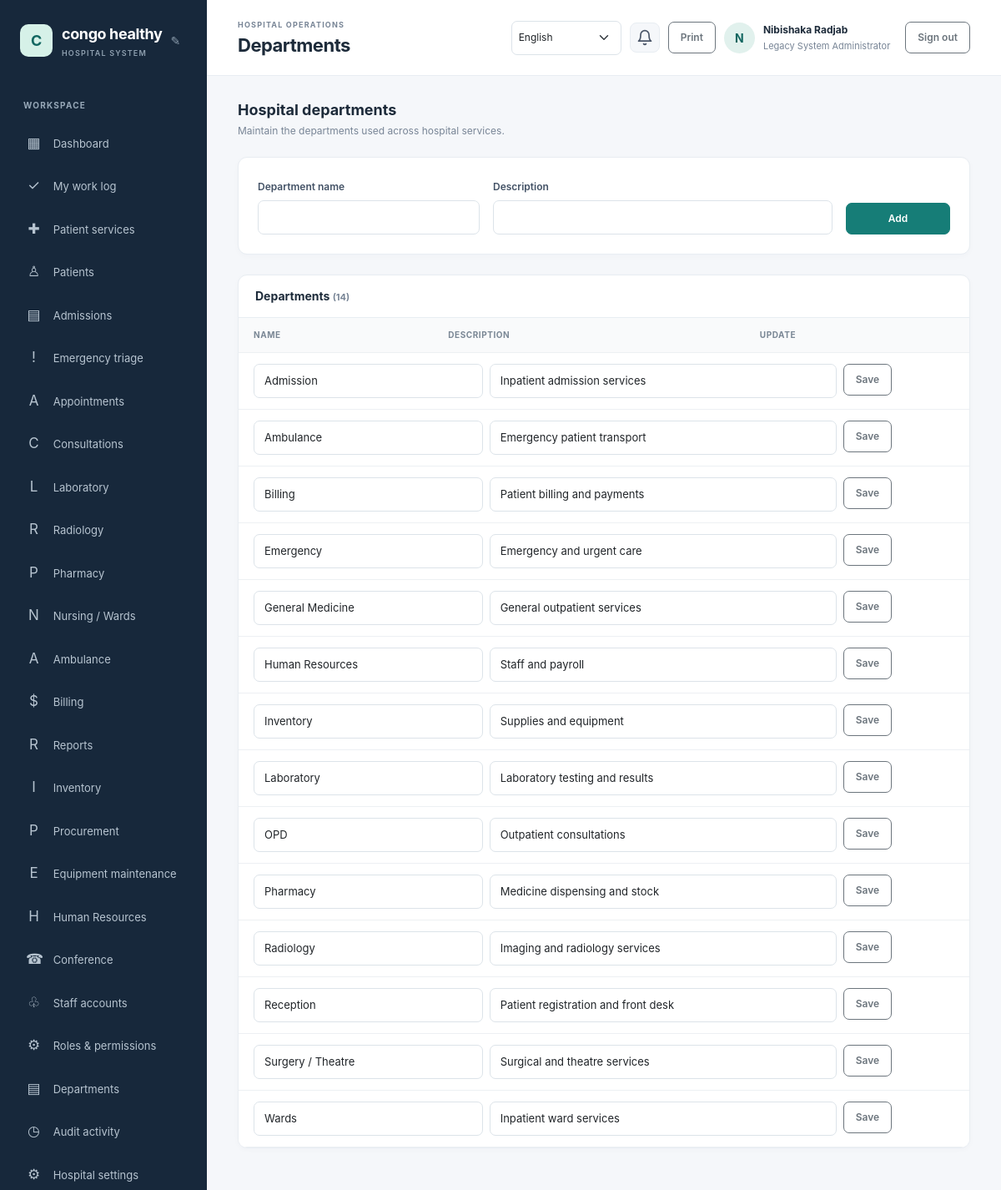
The app's page /admin/departments.php (signed in) with its own data.
### tables this page shows
CREATE TABLE `hospital_settings` (
  `setting_key` varchar(80) NOT NULL,
  `setting_value` text NOT NULL,
  `updated_at` timestamp NOT NULL DEFAULT current_timestamp() ON UPDATE current_timestamp()
);

CREATE TABLE `users` (
  `id` bigint(20) UNSIGNED NOT NULL,
  `role_id` tinyint(3) UNSIGNED NOT NULL,
  `full_name` varchar(160) NOT NULL,
  `email` varchar(190) NOT NULL,
  `password_hash` varchar(255) NOT NULL,
  `is_active` tinyint(1) NOT NULL DEFAULT 1,
  `payment_method` enum('bank_transfer','mobile_money','paypal','other') DEFAULT NULL,
  `payment_details` varchar(255) DEFAULT NULL,
  `last_login_at` datetime DEFAULT NULL,
  `created_at` timestamp NOT NULL DEFAULT current_timestamp()
);

CREATE TABLE `roles` (
  `id` tinyint(3) UNSIGNED NOT NULL,
  `role_key` varchar(40) NOT NULL,
  `name` varchar(80) NOT NULL
);

CREATE TABLE `departments` (
  `id` int(10) UNSIGNED NOT NULL,
  `name` varchar(120) NOT NULL,
  `description` varchar(255) DEFAULT NULL
);

### config/database.php (called while the page is built, shortened)
<?php
$host = getenv('DB_HOST') ?: '127.0.0.1';
$port = getenv('DB_PORT') ?: '3306';
$name = getenv('DB_NAME') ?: 'hospital_management';
$user = getenv('DB_USER') ?: 'root';
$password = getenv('DB_PASSWORD') ?: '';
try {
    $pdo = new PDO(
        "mysql:host={$host};port={$port};dbname={$name};charset=utf8mb4",
        $user,
        $password,
        [
            PDO::ATTR_ERRMODE => PDO::ERRMODE_EXCEPTION,
            PDO::ATTR_DEFAULT_FETCH_MODE => PDO::FETCH_ASSOC,
            PDO::ATTR_EMULATE_PREPARES => false,
        ]
    );
} catch (PDOException $exception) {
    error_log('Database connection failed: ' . $exception->getMessage());
    http_response_code(500);
    exit('Database connection failed. Check the database settings and import database/schema.sql.');
}
return $pdo;

### includes/functions.php (called while the page is built, shortened)
<?php
function e(?string $value): string
{
    return htmlspecialchars($value ?? '', ENT_QUOTES | ENT_SUBSTITUTE, 'UTF-8');
}
function get_hospital_name(): string
{
    global $pdo;
    static $name = null;
    if ($name === null) {
        try {
            $name = (string) $pdo->query(
                "SELECT setting_value FROM hospital_settings WHERE setting_key = 'hospital_name'"
            )->fetchColumn();
        } catch (\Throwable) {
            $name = 'KivuCare';
        }
    }
    return $name;
}

### includes/auth.php (called while the page is built, shortened)
<?php
require_once __DIR__ . '/bootstrap.php';
function require_login(): void
{
    global $pdo;
    $statement = $pdo->prepare(
        'SELECT u.is_active, r.id AS role_id, r.role_key, r.name AS role_name
         FROM users u JOIN roles r ON r.id = u.role_id WHERE u.id = :id'
    );
    $statement->execute(['id' => $_SESSION['user']['id']]);
}
function has_permission(string $permissionKey): bool
{
    static $permissionsByRole = [];
    $roleId = (int) (current_user()['role_id'] ?? 0);
    if (!isset($permissionsByRole[$roleId])) {
        global $pdo;
        $statement = $pdo->prepare(
            'SELECT p.permission_key
             FROM role_permissions rp
             JOIN permissions p ON p.id = rp.permission_id
             WHERE rp.role_id = :role_id'
        );
        $statement->execute(['role_id' => $roleId]);
        $permissionsByRole[$roleId] = array_fill_keys(
            array_column($statement->fetchAll(), 'permission_key'),
            true
        );
    }
    return isset($permissionsByRole[$roleId][$permissionKey]);
}
function require_permission(string $permissionKey): void
{
    require_login();
}
function current_user(): array
{
    return $_SESSION['user'] ?? [];
}

### admin/departments.php (the view, shortened to what this page needs)
<?php
require_once __DIR__ . '/../includes/auth.php';
require_permission('departments.manage');
$departments = $pdo->query('SELECT id, name, description FROM departments ORDER BY name')->fetchAll();
$pageTitle = 'Departments';
require __DIR__ . '/../includes/header.php';
?>
<div class="page-heading"><div><h2>Hospital departments</h2><p>Maintain the departments used across hospital services.</p></div></div>
<section class="content-card form-card mt-0 mb-4">
    <form method="post" action="/hospital%20management/admin/departments.php" class="row g-3 align-items-end">
        <div class="col-md-4"><label class="form-label" for="new-name">Department name</label><input class="form-control" id="new-name" name="name" maxlength="120" required></div>
        <div class="col-md-6"><label class="form-label" for="new-description">Description</label><input class="form-control" id="new-description" name="description" maxlength="255"></div>
        <div class="col-md-2"><button class="btn btn-primary w-100" type="submit">Add</button></div>
    </form>
</section>
<section class="content-card mt-0">
    <div class="card-heading"><h3>Departments <span class="subtle">(<?= count($departments) ?>)</span></h3></div>
    <div class="table-responsive"><table class="table"><thead><tr><th>Name</th><th>Description</th><th>Update</th></tr></thead><tbody>
        <?php foreach ($departments as $department): ?>
            <tr>
                <td colspan="3">
                    <div class="row g-2">
                        <div class="col-md-4"><input class="form-control" form="department-<?= (int) $department['id'] ?>" name="name" maxlength="120" required value="<?= e($department['name']) ?>" aria-label="Department name"></div>
                        <div class="col-md-6"><input class="form-control" form="department-<?= (int) $department['id'] ?>" name="description" maxlength="255" value="<?= e($department['description']) ?>" aria-label="Department description"></div>
                        <div class="col-md-2"><button class="btn btn-sm btn-outline-secondary" form="department-<?= (int) $department['id'] ?>" type="submit">Save</button></div>
                    </div>
                </td>
            </tr>
        <?php endforeach; ?>
    </tbody></table></div>
</section>
<?php require __DIR__ . '/../includes/footer.php'; ?>

### includes/header.php (shortened to what this page needs)
<?php
$pageTitle = $pageTitle ?? 'Dashboard';
$user = current_user();
$_hospitalName = get_hospital_name();
?>
<!doctype html>
<html lang="en">
<head>
    <link href="https://cdn.jsdelivr.net/npm/bootstrap@5.3.3/dist/css/bootstrap.min.css" rel="stylesheet">
    <link href="/hospital%20management/assets/css/app.css" rel="stylesheet">
</head>
<body>
<div class="app-shell">
    <aside class="sidebar" id="workspace-menu" aria-label="Workspace navigation">
        <div class="brand-wrap">
            <a class="brand" href="/hospital%20management/dashboard.php"><span class="brand-mark"><?= e(strtoupper(substr($_hospitalName, 0, 1))) ?></span><span><?= e($_hospitalName) ?><small>HOSPITAL SYSTEM</small></span></a>
            <?php if (has_permission('settings.manage') || ($user['role_key'] ?? '') === 'hospital_admin'): ?>
            <button id="brand-edit-btn" class="brand-edit-btn" title="Edit hospital name">&#9998;</button>
            <?php endif; ?>
        </div>
        <div class="nav-label">WORKSPACE</div>
        <nav class="nav flex-column">
            <a class="nav-link" href="/hospital%20management/dashboard.php"><span>▦</span> Dashboard</a>
            <?php if (has_permission('work_logs.view_own')): ?>
                <a class="nav-link" href="/hospital%20management/work-log/index.php"><span>✓</span> My work log</a>
            <?php endif; ?>
            <?php if (has_permission('patient_services.view_own') || has_permission('patient_services.view_all')): ?>
                <a class="nav-link" href="/hospital%20management/patient-services/index.php"><span>✚</span> Patient services</a>
            <?php endif; ?>
            <?php if (has_permission('patients.view')): ?>
                <a class="nav-link" href="/hospital%20management/patient/index.php"><span>♙</span> Patients</a>
            <?php endif; ?>
            <?php if (has_permission('admissions.view')): ?>
                <a class="nav-link" href="/hospital%20management/admission/index.php"><span>▤</span> Admissions</a>
            <?php endif; ?>
            <?php if (has_permission('triage.view')): ?>
                <a class="nav-link" href="/hospital%20management/emergency/index.php"><span>!</span> Emergency triage</a>
            <?php endif; ?>
            <?php if (has_permission('appointments.view')): ?>
                <a class="nav-link" href="/hospital%20management/appointments/index.php"><span>A</span> Appointments</a>
            <?php endif; ?>
            <?php if (has_permission('visits.view')): ?>
                <a class="nav-link" href="/hospital%20management/consultations/index.php"><span>C</span> Consultations</a>
            <?php endif; ?>
            <?php if (has_permission('lab.requests.view') || has_permission('lab.results.view')): ?>
                <a class="nav-link" href="/hospital%20management/laboratory/index.php"><span>L</span> Laboratory</a>
            <?php endif; ?>
            <?php if (has_permission('radiology.requests.view') || has_permission('radiology.results.manage')): ?>
                <a class="nav-link" href="/hospital%20management/radiology/index.php"><span>R</span> Radiology</a>
            <?php endif; ?>
            <?php if (has_permission('prescriptions.create') || has_permission('prescriptions.view') || has_permission('pharmacy.dispense')): ?>
                <a class="nav-link" href="/hospital%20management/pharmacy/index.php"><span>P</span> Pharmacy</a>
            <?php endif; ?>
            <?php if (has_permission('nursing_notes.manage')): ?>
                <a class="nav-link" href="/hospital%20management/nursing/index.php"><span>N</span> Nursing / Wards</a>
            <?php endif; ?>
            <?php if (has_permission('ambulance.manage') || has_permission('ambulance.requests.create') || has_permission('emergency_requests.view')): ?>
                <a class="nav-link" href="/hospital%20management/ambulance/index.php"><span>A</span> Ambulance</a>
            <?php endif; ?>
            <?php if (has_permission('billing.overview') || has_permission('billing.view') || has_permission('invoices.manage') || has_permission('payments.manage') || has_permission('financial_reports.view')): ?>
                <a class="nav-link" href="/hospital%20management/billing/index.php"><span>$</span> Billing</a>
            <?php endif; ?>
            <?php if (has_permission('reports.view') || has_permission('financial_reports.view') || has_permission('inventory.reports') || has_permission('pharmacy.reports')): ?>
                <a class="nav-link" href="/hospital%20management/reports/index.php"><span>R</span> Reports</a>
            <?php endif; ?>
            <?php if (has_permission('inventory.view')): ?>
                <a class="nav-link" href="/hospital%20management/inventory/index.php"><span>I</span> Inventory</a>
            <?php endif; ?>
            <?php if (has_permission('purchase_orders.manage') || has_permission('suppliers.manage')): ?>
                <a class="nav-link" href="/hospital%20management/inventory/purchases.php"><span>P</span> Procurement</a>
            <?php endif; ?>
            <?php if (has_permission('inventory.view')): ?>
                <a class="nav-link" href="/hospital%20management/inventory/equipment.php"><span>E</span> Equipment maintenance</a>
            <?php endif; ?>
            <?php if (has_permission('attendance.manage') || has_permission('payroll.manage') || has_permission('employees.manage')): ?>
                <a class="nav-link" href="/hospital%20management/hr/index.php"><span>H</span> Human Resources</a>
            <?php endif; ?>
            <a class="nav-link" href="/hospital%20management/conference/index.php"><span>&#9742;</span> Conference</a>
            <?php if (has_permission('users.view')): ?>
                <a class="nav-link" href="/hospital%20management/admin/users.php"><span>♧</span> Staff accounts</a>
            <?php endif; ?>
            <?php if (has_permission('roles.manage')): ?>
                <a class="nav-link" href="/hospital%20management/admin/roles.php"><span>⚙</span> Roles & permissions</a>
            <?php endif; ?>
            <?php if (has_permission('departments.manage')): ?>
                <a class="nav-link" href="/hospital%20management/admin/departments.php"><span>▤</span> Departments</a>
            <?php endif; ?>
            <?php if (has_permission('audit.view')): ?>
                <a class="nav-link" href="/hospital%20management/admin/audit.php"><span>◷</span> Audit activity</a>
            <?php endif; ?>
            <?php if (has_permission('settings.manage') || ($user['role_key'] ?? '') === 'hospital_admin'): ?>
                <a class="nav-link" href="/hospital%20management/admin/settings.php"><span>⚙</span> Hospital settings</a>
            <?php endif; ?>
        </nav>
    </aside>
    <main class="main-content">
        <header class="topbar">
            <div class="topbar-heading">
                <div>
                    <div class="eyebrow">HOSPITAL OPERATIONS</div>
                    <h1><?= e($pageTitle) ?></h1>
                </div>
            </div>
            <div class="user-menu">
                <?= render_language_switcher() ?>
                <div class="notif-bell no-print" id="notifBell" title="Notifications" role="button" tabindex="0" aria-haspopup="true" aria-expanded="false">
                    <svg class="notif-icon" xmlns="http://www.w3.org/2000/svg" width="20" height="20" viewBox="0 0 24 24" fill="none" stroke="currentColor" stroke-width="2" stroke-linecap="round" stroke-linejoin="round" aria-hidden="true"><path d="M18 8A6 6 0 0 0 6 8c0 7-3 9-3 9h18s-3-2-3-9"/><path d="M13.73 21a2 2 0 0 1-3.46 0"/></svg>
                </div>
                <button class="btn btn-sm btn-outline-secondary print-page no-print" type="button" onclick="window.print()">Print</button>
                <a class="avatar no-print" href="/hospital%20management/profile.php" title="Edit profile"><?= e(strtoupper(substr($user['full_name'] ?? 'U', 0, 1))) ?></a>
                <a class="user-detail no-print" href="/hospital%20management/profile.php"><strong><?= e($user['full_name'] ?? '') ?></strong><span><?= e($user['role_name'] ?? '') ?></span></a>
                <form method="post" action="/hospital%20management/logout.php" class="ms-2">
                    <button class="btn btn-sm btn-outline-secondary" type="submit">Sign out</button>
                </form>
            </div>
        </header>
        <section class="page-body">

### records on screen
hospital_settings: setting_value "C", setting_value "congo healthy"
users: role.name "Legacy System Administrator"
departments: name "Admission", description "Inpatient admission services"
departments: name "Ambulance", description "Emergency patient transport"
departments: name "Billing", description "Patient billing and payments"
departments: name "Emergency", description "Emergency and urgent care"
departments: name "General Medicine", description "General outpatient services"
departments: name "Human Resources", description "Staff and payroll"
departments: name "Inventory", description "Supplies and equipment"
departments: name "Laboratory", description "Laboratory testing and results"
departments: name "OPD", description "Outpatient consultations"
departments: name "Pharmacy", description "Medicine dispensing and stock"
departments: name "Radiology", description "Imaging and radiology services"
departments: name "Reception", description "Patient registration and front desk"
departments: name "Surgery / Theatre", description "Surgical and theatre services"
departments: name "Wards", description "Inpatient ward services"

### other values on screen
$pageTitle "Departments"
substr($user['full_name'] ?? 'U', 0, 1) "N"
$user['full_name'] "Nibishaka Radjab"
count($departments) "14"
form field lang "English"
